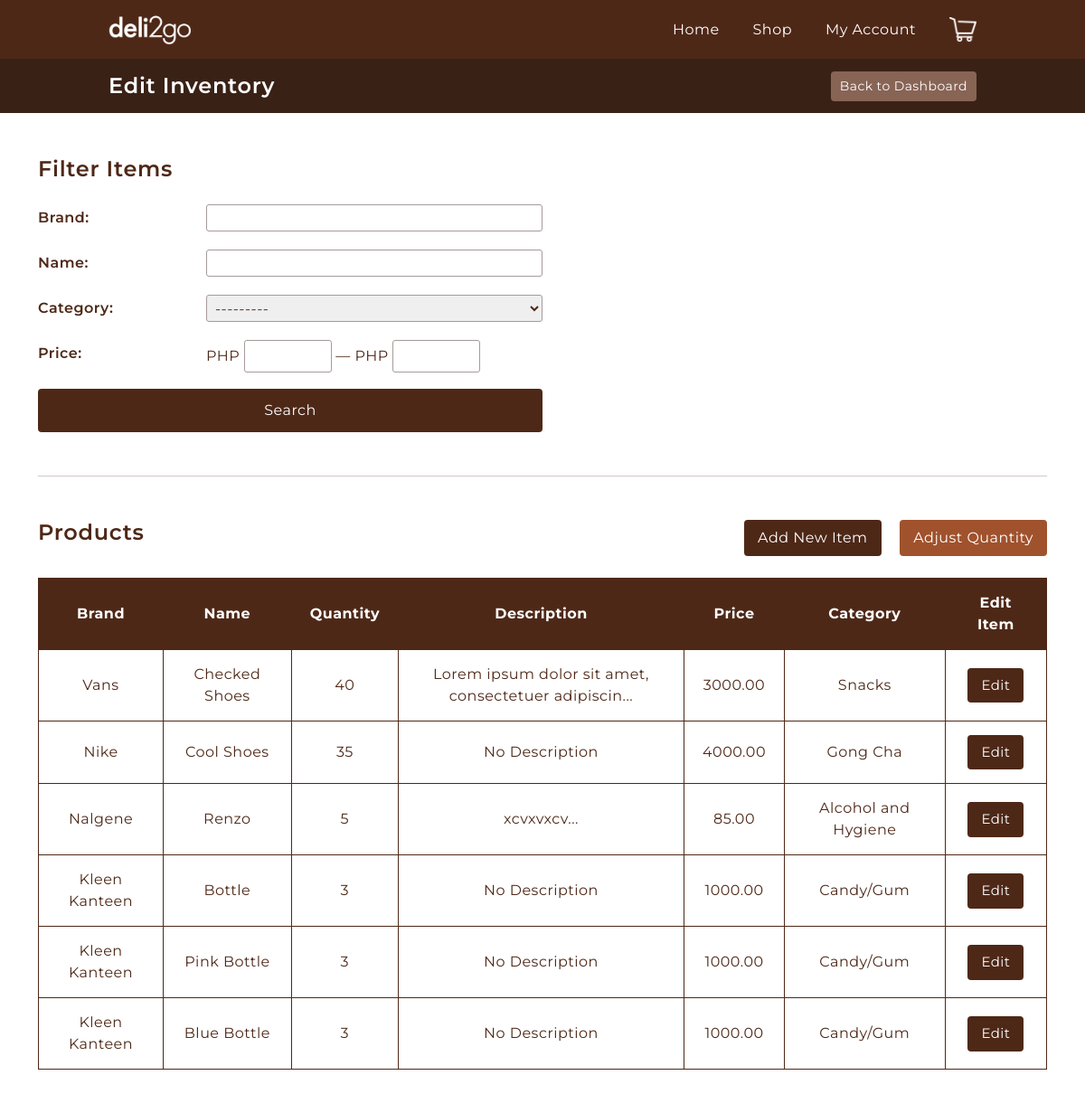
The app's page /cashier/edit-inventory/, older data.
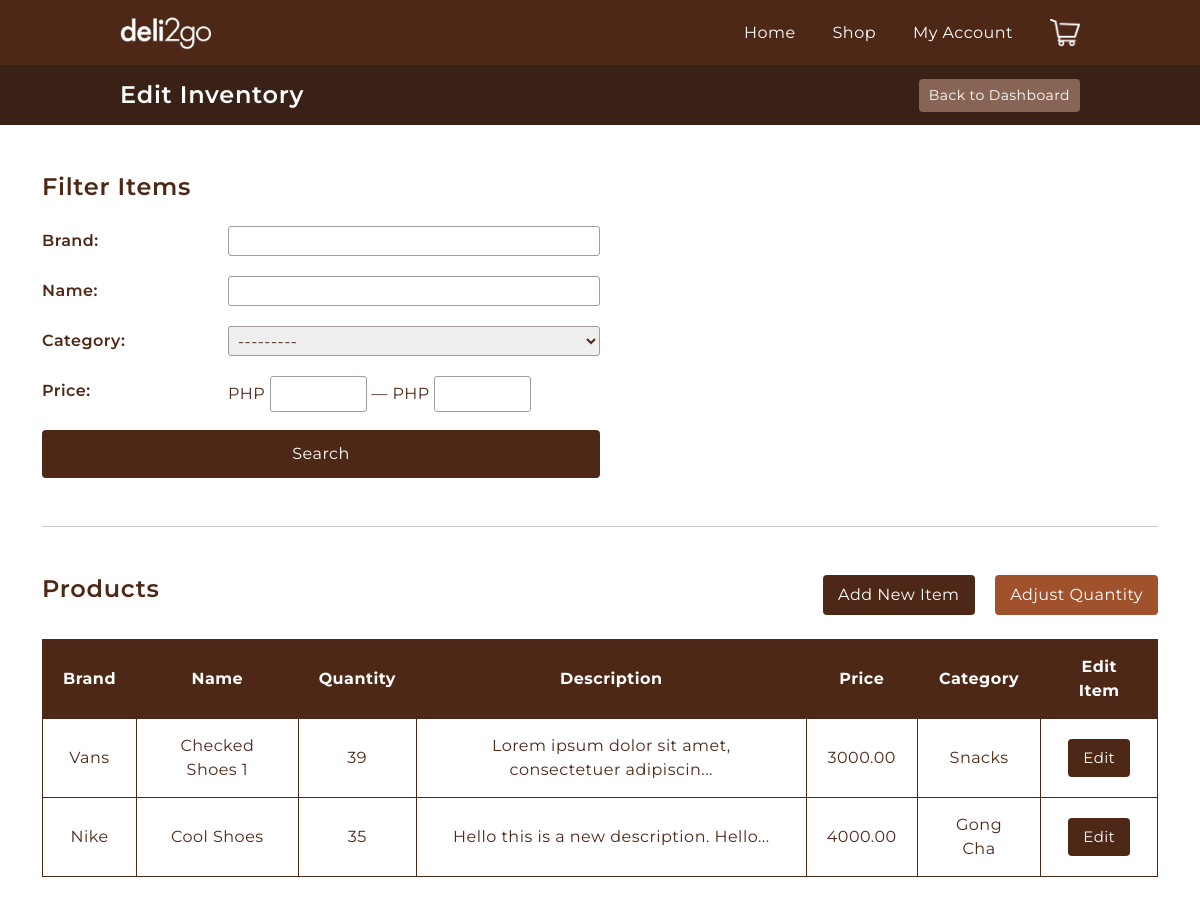
The same page, newer data.
### cashier/models.py (models this page shows, shortened)
class Item(models.Model):
    image = models.ImageField(null=True, blank=True)
    name = models.CharField(max_length=20)
    description = models.TextField(max_length=500, blank=True)
    brand = models.CharField(max_length=50)
    stock = models.PositiveIntegerField()
    price = models.DecimalField(max_digits=6, decimal_places=2)
    category = models.ForeignKey(Category, on_delete=models.SET_NULL, null=True, blank=True)
    @property
    def get_shortened_desc(self):
        return self.description[0:50]

class Category(models.Model):
    name = models.CharField(max_length=44)
    def __str__(self):
        return self.name

### cashier/views.py (the view)
# urls.py: path('edit-inventory/', views.edit_inventory, name="edit-inventory"),
def edit_inventory(request):
    items = Item.objects.all()
    item_filter = ItemFilter(request.GET, queryset=items)
    items = item_filter.qs
    context = {
        'items':items,
        'item_filter':item_filter
    }
    return render(request, 'cashier/edit_inventory.html', context)

### templates/cashier/edit_inventory.html
{% extends 'base.html' %} {% load static %}
{% block topbar %}
<h4>Edit Inventory</h4>
{% endblock topbar %}
{% block topbar-button %}
<a href="{% url 'cashier-dashboard' %}"><button>Back to Dashboard</button></a>
{% endblock topbar-button %}
{% block content %}
<main class="edit-inventory container mt-5">
    <section class="edit_inventory__filter w-50">
        <h4>Filter Items</h4>
        <form method="get" class="filter-form mt-4">
            <div class="filter-content">
                <h6 class="filter-label align-self-center">Brand:</h6>
                {{item_filter.form.brand}}
                <h6 class="filter-label align-self-center">Name:</h6>
                {{item_filter.form.name}}
                <h6 class="filter-label align-self-center">Category:</h6>
                {{item_filter.form.category}}
                <h6 class="filter-label align-self-center">Price:</h6>
                <span
                    >PHP {{item_filter.form.min_price}} — PHP
                    {{item_filter.form.max_price}}</span
                >
            </div>
            <button
                class="filter-submit bg-darkbrown b-0 mt-4 text-white w-100"
                type="submit"
            >
                Search
            </button>
        </form>
    </section>
    <hr class="mt-5">
    <section class="edit_inventory__items mt-5">
        <header class="edit_inventory__items-header d-flex justify-content-between">
            <h4>Products</h4>
            <div class="edit_inventory__buttons">
                <a href="{% url 'add-items' %}"><button class="bg-darkbrown">Add New Item</button></a>
                <a href="{% url 'add-items' %}"><button class="bg-sienna ms-3">Adjust Quantity</button></a>
            </div>
        </header>
        <table class="mt-4 text-center">
            <thead>
                <tr>
                    <th>Brand</th>
                    <th>Name</th>
                    <th>Quantity</th>
                    <th>Description</th>
                    <th>Price</th>
                    <th>Category</th>
                    <th>Edit Item</th>
                </tr>
            </thead>
            <tbody>
                {% for item in items %}
                <tr>
                    <td>{{item.brand}}</td>
                    <td>{{item.name}}</td>
                    <td>{{item.stock}}</td>
                    {% if item.description %}
                        <td class="text-left">{{item.get_shortened_desc}}...</td>
                        {% else %}
                        <td>No Description</td>
                    {% endif %}
                    <td>{{item.price}}</td>
                    <td>{{item.category}}</td>
                    <td><a href="{% url 'edit-items' item.id %}"><button class="bg-darkbrown">Edit</button></a></td>
                </tr>
                {% endfor %}
            </tbody>
        </table>
    </section>
</main>
{% endblock content %}

Row changes from the older to the newer data that the page shows:
removed Item: brand "Nalgene", name "Renzo", stock "5", get_shortened_desc "xcvxvxcv", price "85.00", category "Alcohol and Hygiene"
removed Item: brand "Kleen Kanteen", name "Bottle", stock "3", description "No Description", price "1000.00", category "Candy/Gum"
removed Item: brand "Kleen Kanteen", name "Pink Bottle", stock "3", description "No Description", price "1000.00", category "Candy/Gum"
removed Item: brand "Kleen Kanteen", name "Blue Bottle", stock "3", description "No Description", price "1000.00", category "Candy/Gum"
changed Item "Vans": name "Checked Shoes" → "Checked Shoes 1"; stock "40" → "39"
changed Item "Nike": get_shortened_desc (not shown) → "Hello this is a new description. Hello"; description "No Description" → "..."
